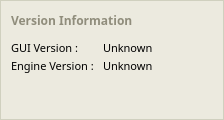
             <widget class="QFrame" name="dataFrameVersionInformation" >
              <property name="minimumSize" >
               <size>
                <width>224</width>
                <height>120</height>
               </size>
              </property>
              <property name="maximumSize" >
               <size>
                <width>224</width>
                <height>120</height>
               </size>
              </property>
              <property name="palette" >
               <palette>
                <active>
                 <colorrole role="WindowText" >
                  <brush brushstyle="SolidPattern" >
                   <color alpha="255" >
                    <red>208</red>
                    <green>208</green>
                    <blue>191</blue>
                   </color>
                  </brush>
                 </colorrole>
                 <colorrole role="Base" >
                  <brush brushstyle="SolidPattern" >
                   <color alpha="255" >
                    <red>255</red>
                    <green>255</green>
                    <blue>255</blue>
                   </color>
                  </brush>
                 </colorrole>
                 <colorrole role="Window" >
                  <brush brushstyle="SolidPattern" >
                   <color alpha="255" >
                    <red>236</red>
                    <green>234</green>
                    <blue>223</blue>
                   </color>
                  </brush>
                 </colorrole>
                 <colorrole role="Shadow" >
                  <brush brushstyle="SolidPattern" >
                   <color alpha="255" >
                    <red>236</red>
                    <green>234</green>
                    <blue>223</blue>
                   </color>
                  </brush>
                 </colorrole>
                </active>
                <inactive>
                 <colorrole role="WindowText" >
                  <brush brushstyle="SolidPattern" >
                   <color alpha="255" >
                    <red>208</red>
                    <green>208</green>
                    <blue>191</blue>
                   </color>
                  </brush>
                 </colorrole>
                 <colorrole role="Base" >
                  <brush brushstyle="SolidPattern" >
                   <color alpha="255" >
                    <red>255</red>
                    <green>255</green>
                    <blue>255</blue>
                   </color>
                  </brush>
                 </colorrole>
                 <colorrole role="Window" >
                  <brush brushstyle="SolidPattern" >
                   <color alpha="255" >
                    <red>236</red>
                    <green>234</green>
                    <blue>223</blue>
                   </color>
                  </brush>
                 </colorrole>
                 <colorrole role="Shadow" >
                  <brush brushstyle="SolidPattern" >
                   <color alpha="255" >
                    <red>236</red>
                    <green>234</green>
                    <blue>223</blue>
                   </color>
                  </brush>
                 </colorrole>
                </inactive>
                <disabled>
                 <colorrole role="WindowText" >
                  <brush brushstyle="SolidPattern" >
                   <color alpha="255" >
                    <red>118</red>
                    <green>116</green>
                    <blue>108</blue>
                   </color>
                  </brush>
                 </colorrole>
                 <colorrole role="Base" >
                  <brush brushstyle="SolidPattern" >
                   <color alpha="255" >
                    <red>236</red>
                    <green>234</green>
                    <blue>223</blue>
                   </color>
                  </brush>
                 </colorrole>
                 <colorrole role="Window" >
                  <brush brushstyle="SolidPattern" >
                   <color alpha="255" >
                    <red>236</red>
                    <green>234</green>
                    <blue>223</blue>
                   </color>
                  </brush>
                 </colorrole>
                 <colorrole role="Shadow" >
                  <brush brushstyle="SolidPattern" >
                   <color alpha="255" >
                    <red>236</red>
                    <green>234</green>
                    <blue>223</blue>
                   </color>
                  </brush>
                 </colorrole>
                </disabled>
               </palette>
              </property>
              <property name="autoFillBackground" >
               <bool>true</bool>
              </property>
              <property name="frameShape" >
               <enum>QFrame::Box</enum>
              </property>
              <property name="frameShadow" >
               <enum>QFrame::Plain</enum>
              </property>
              <layout class="QVBoxLayout" >
               <property name="spacing" >
                <number>0</number>
               </property>
               <property name="leftMargin" >
                <number>10</number>
               </property>
               <property name="topMargin" >
                <number>10</number>
               </property>
               <property name="rightMargin" >
                <number>10</number>
               </property>
               <property name="bottomMargin" >
                <number>10</number>
               </property>
               <item>
                <widget class="QLabel" name="headerVersionInformation" >
                 <property name="sizePolicy" >
                  <sizepolicy vsizetype="Preferred" hsizetype="Expanding" >
                   <horstretch>0</horstretch>
                   <verstretch>0</verstretch>
                  </sizepolicy>
                 </property>
                 <property name="minimumSize" >
                  <size>
                   <width>16</width>
                   <height>18</height>
                  </size>
                 </property>
                 <property name="maximumSize" >
                  <size>
                   <width>16777215</width>
                   <height>18</height>
                  </size>
                 </property>
                 <property name="palette" >
                  <palette>
                   <active>
                    <colorrole role="WindowText" >
                     <brush brushstyle="SolidPattern" >
                      <color alpha="255" >
                       <red>144</red>
                       <green>141</green>
                       <blue>124</blue>
                      </color>
                     </brush>
                    </colorrole>
                   </active>
                   <inactive>
                    <colorrole role="WindowText" >
                     <brush brushstyle="SolidPattern" >
                      <color alpha="255" >
                       <red>144</red>
                       <green>141</green>
                       <blue>124</blue>
                      </color>
                     </brush>
                    </colorrole>
                   </inactive>
                   <disabled>
                    <colorrole role="WindowText" >
                     <brush brushstyle="SolidPattern" >
                      <color alpha="255" >
                       <red>119</red>
                       <green>119</green>
                       <blue>119</blue>
                      </color>
                     </brush>
                    </colorrole>
                   </disabled>
                  </palette>
                 </property>
                 <property name="font" >
                  <font>
                   <family>Sans Serif</family>
                   <weight>75</weight>
                   <bold>true</bold>
                  </font>
                 </property>
                 <property name="lineWidth" >
                  <number>0</number>
                 </property>
                 <property name="text" >
                  <string>Version Information</string>
                 </property>
                 <property name="margin" >
                  <number>0</number>
                 </property>
                 <property name="indent" >
                  <number>0</number>
                 </property>
                </widget>
               </item>
               <item>
                <spacer>
                 <property name="orientation" >
                  <enum>Qt::Vertical</enum>
                 </property>
                 <property name="sizeType" >
                  <enum>QSizePolicy::Fixed</enum>
                 </property>
                 <property name="sizeHint" >
                  <size>
                   <width>20</width>
                   <height>10</height>
                  </size>
                 </property>
                </spacer>
               </item>
               <item>
                <widget class="QFrame" name="frame_4" >
                 <property name="frameShape" >
                  <enum>QFrame::NoFrame</enum>
                 </property>
                 <property name="frameShadow" >
                  <enum>QFrame::Raised</enum>
                 </property>
                 <layout class="QHBoxLayout" >
                  <property name="spacing" >
                   <number>2</number>
                  </property>
                  <property name="leftMargin" >
                   <number>0</number>
                  </property>
                  <property name="topMargin" >
                   <number>0</number>
                  </property>
                  <property name="rightMargin" >
                   <number>0</number>
                  </property>
                  <property name="bottomMargin" >
                   <number>0</number>
                  </property>
                  <item>
                   <widget class="QLabel" name="labelGUIVersion" >
                    <property name="sizePolicy" >
                     <sizepolicy vsizetype="Fixed" hsizetype="Fixed" >
                      <horstretch>0</horstretch>
                      <verstretch>0</verstretch>
                     </sizepolicy>
                    </property>
                    <property name="minimumSize" >
                     <size>
                      <width>90</width>
                      <height>18</height>
                     </size>
                    </property>
                    <property name="maximumSize" >
                     <size>
                      <width>90</width>
                      <height>18</height>
                     </size>
                    </property>
                    <property name="palette" >
                     <palette>
                      <active>
                       <colorrole role="WindowText" >
                        <brush brushstyle="SolidPattern" >
                         <color alpha="255" >
                          <red>0</red>
                          <green>0</green>
                          <blue>0</blue>
                         </color>
                        </brush>
                       </colorrole>
                      </active>
                      <inactive>
                       <colorrole role="WindowText" >
                        <brush brushstyle="SolidPattern" >
                         <color alpha="255" >
                          <red>0</red>
                          <green>0</green>
                          <blue>0</blue>
                         </color>
                        </brush>
                       </colorrole>
                      </inactive>
                      <disabled>
                       <colorrole role="WindowText" >
                        <brush brushstyle="SolidPattern" >
                         <color alpha="255" >
                          <red>119</red>
                          <green>119</green>
                          <blue>119</blue>
                         </color>
                        </brush>
                       </colorrole>
                      </disabled>
                     </palette>
                    </property>
                    <property name="font" >
                     <font>
                      <family>Sans Serif</family>
                      <pointsize>8</pointsize>
                     </font>
                    </property>
                    <property name="lineWidth" >
                     <number>0</number>
                    </property>
                    <property name="text" >
                     <string>GUI Version :</string>
                    </property>
                    <property name="indent" >
                     <number>0</number>
                    </property>
                   </widget>
                  </item>
                  <item>
                   <widget class="QLabel" name="dataFieldGUIVersion" >
                    <property name="sizePolicy" >
                     <sizepolicy vsizetype="Preferred" hsizetype="Expanding" >
                      <horstretch>0</horstretch>
                      <verstretch>0</verstretch>
                     </sizepolicy>
                    </property>
                    <property name="minimumSize" >
                     <size>
                      <width>0</width>
                      <height>18</height>
                     </size>
                    </property>
                    <property name="maximumSize" >
                     <size>
                      <width>16777215</width>
                      <height>18</height>
                     </size>
                    </property>
                    <property name="palette" >
                     <palette>
                      <active>
                       <colorrole role="WindowText" >
                        <brush brushstyle="SolidPattern" >
                         <color alpha="255" >
                          <red>0</red>
                          <green>0</green>
                          <blue>0</blue>
                         </color>
                        </brush>
                       </colorrole>
                      </active>
                      <inactive>
                       <colorrole role="WindowText" >
                        <brush brushstyle="SolidPattern" >
                         <color alpha="255" >
                          <red>0</red>
                          <green>0</green>
                          <blue>0</blue>
                         </color>
                        </brush>
                       </colorrole>
                      </inactive>
                      <disabled>
                       <colorrole role="WindowText" >
                        <brush brushstyle="SolidPattern" >
                         <color alpha="255" >
                          <red>119</red>
                          <green>119</green>
                          <blue>119</blue>
                         </color>
                        </brush>
                       </colorrole>
                      </disabled>
                     </palette>
                    </property>
                    <property name="font" >
                     <font>
                      <family>Sans Serif</family>
                      <pointsize>8</pointsize>
                     </font>
                    </property>
                    <property name="lineWidth" >
                     <number>0</number>
                    </property>
                    <property name="text" >
                     <string>Unknown</string>
                    </property>
                   </widget>
                  </item>
                 </layout>
                </widget>
               </item>
               <item>
                <widget class="QFrame" name="frame_5" >
                 <property name="frameShape" >
                  <enum>QFrame::NoFrame</enum>
                 </property>
                 <property name="frameShadow" >
                  <enum>QFrame::Raised</enum>
                 </property>
                 <layout class="QHBoxLayout" >
                  <property name="spacing" >
                   <number>2</number>
                  </property>
                  <property name="leftMargin" >
                   <number>0</number>
                  </property>
                  <property name="topMargin" >
                   <number>0</number>
                  </property>
                  <property name="rightMargin" >
                   <number>0</number>
                  </property>
                  <property name="bottomMargin" >
                   <number>0</number>
                  </property>
                  <item>
                   <widget class="QLabel" name="labelEngineVersion" >
                    <property name="sizePolicy" >
                     <sizepolicy vsizetype="Fixed" hsizetype="Fixed" >
                      <horstretch>0</horstretch>
                      <verstretch>0</verstretch>
                     </sizepolicy>
                    </property>
                    <property name="minimumSize" >
                     <size>
                      <width>90</width>
                      <height>18</height>
                     </size>
                    </property>
                    <property name="maximumSize" >
                     <size>
                      <width>90</width>
                      <height>18</height>
                     </size>
                    </property>
                    <property name="palette" >
                     <palette>
                      <active>
                       <colorrole role="WindowText" >
                        <brush brushstyle="SolidPattern" >
                         <color alpha="255" >
                          <red>0</red>
                          <green>0</green>
                          <blue>0</blue>
                         </color>
                        </brush>
                       </colorrole>
                      </active>
                      <inactive>
                       <colorrole role="WindowText" >
                        <brush brushstyle="SolidPattern" >
                         <color alpha="255" >
                          <red>0</red>
                          <green>0</green>
                          <blue>0</blue>
                         </color>
                        </brush>
                       </colorrole>
                      </inactive>
                      <disabled>
                       <colorrole role="WindowText" >
                        <brush brushstyle="SolidPattern" >
                         <color alpha="255" >
                          <red>119</red>
                          <green>119</green>
                          <blue>119</blue>
                         </color>
                        </brush>
                       </colorrole>
                      </disabled>
                     </palette>
                    </property>
                    <property name="font" >
                     <font>
                      <family>Sans Serif</family>
                      <pointsize>8</pointsize>
                     </font>
                    </property>
                    <property name="lineWidth" >
                     <number>0</number>
                    </property>
                    <property name="text" >
                     <string>Engine Version :</string>
                    </property>
                    <property name="indent" >
                     <number>0</number>
                    </property>
                   </widget>
                  </item>
                  <item>
                   <widget class="QLabel" name="dataFieldEngineVersion" >
                    <property name="sizePolicy" >
                     <sizepolicy vsizetype="Fixed" hsizetype="Expanding" >
                      <horstretch>0</horstretch>
                      <verstretch>0</verstretch>
                     </sizepolicy>
                    </property>
                    <property name="minimumSize" >
                     <size>
                      <width>0</width>
                      <height>18</height>
                     </size>
                    </property>
                    <property name="maximumSize" >
                     <size>
                      <width>16777215</width>
                      <height>18</height>
                     </size>
                    </property>
                    <property name="palette" >
                     <palette>
                      <active>
                       <colorrole role="WindowText" >
                        <brush brushstyle="SolidPattern" >
                         <color alpha="255" >
                          <red>0</red>
                          <green>0</green>
                          <blue>0</blue>
                         </color>
                        </brush>
                       </colorrole>
                      </active>
                      <inactive>
                       <colorrole role="WindowText" >
                        <brush brushstyle="SolidPattern" >
                         <color alpha="255" >
                          <red>0</red>
                          <green>0</green>
                          <blue>0</blue>
                         </color>
                        </brush>
                       </colorrole>
                      </inactive>
                      <disabled>
                       <colorrole role="WindowText" >
                        <brush brushstyle="SolidPattern" >
                         <color alpha="255" >
                          <red>119</red>
                          <green>119</green>
                          <blue>119</blue>
                         </color>
                        </brush>
                       </colorrole>
                      </disabled>
                     </palette>
                    </property>
                    <property name="font" >
                     <font>
                      <family>Sans Serif</family>
                      <pointsize>8</pointsize>
                     </font>
                    </property>
                    <property name="lineWidth" >
                     <number>0</number>
                    </property>
                    <property name="text" >
                     <string>Unknown</string>
                    </property>
                   </widget>
                  </item>
                 </layout>
                </widget>
               </item>
               <item>
                <spacer>
                 <property name="orientation" >
                  <enum>Qt::Vertical</enum>
                 </property>
                 <property name="sizeHint" >
                  <size>
                   <width>20</width>
                   <height>2</height>
                  </size>
                 </property>
                </spacer>
               </item>
              </layout>
             </widget>
